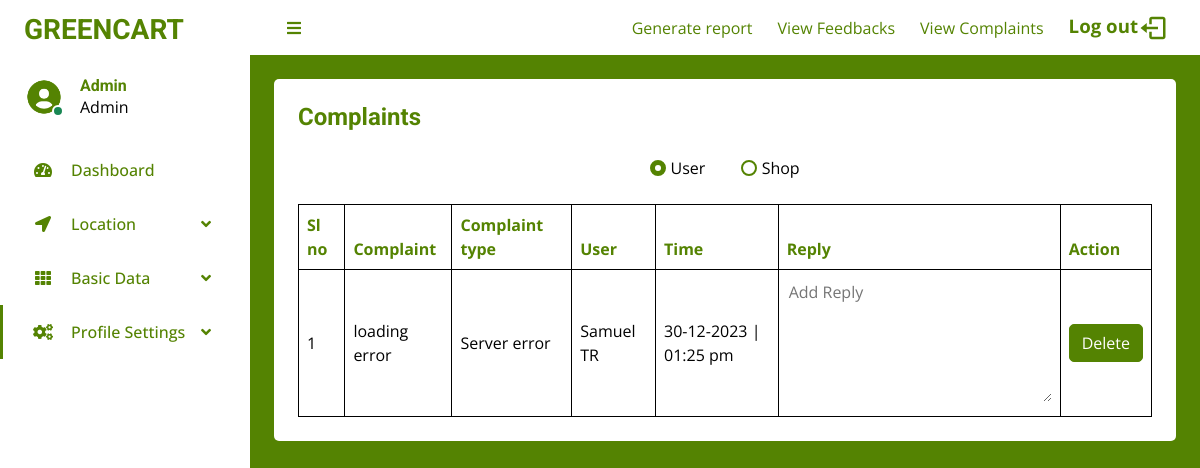
The page /Project/Admin/AdminComplaint.php (signed in) on the database its author committed.
### tables this page shows
CREATE TABLE `tbl_admin_complaint` (
  `admin_complaint_id` int(11) NOT NULL,
  `admin_complaint_content` varchar(500) NOT NULL,
  `admin_complaint_reply` varchar(500) NOT NULL,
  `admin_complaint_time` varchar(100) NOT NULL,
  `admin_complaint_del_status` tinyint(4) NOT NULL,
  `complaint_type_id` int(11) NOT NULL,
  `user_id` int(11) NOT NULL,
  `shop_id` int(11) NOT NULL
);

CREATE TABLE `tbl_complaint_type` (
  `complaint_type_id` int(11) NOT NULL,
  `complaint_type_name` varchar(100) NOT NULL,
  `complaint_type_status` tinyint(4) NOT NULL,
  `complaint_type_del_status` tinyint(4) NOT NULL
);

CREATE TABLE `tbl_user` (
  `user_id` int(11) NOT NULL,
  `user_name` varchar(100) NOT NULL,
  `user_gender` varchar(10) NOT NULL,
  `user_dob` date NOT NULL,
  `user_address` varchar(500) NOT NULL,
  `user_pincode` int(11) NOT NULL,
  `user_photo` varchar(500) NOT NULL,
  `user_contactno` varchar(30) NOT NULL,
  `user_email` varchar(100) NOT NULL,
  `user_password` varchar(100) NOT NULL,
  `city_id` int(11) NOT NULL
);

### Project/Admin/AdminComplaint.php (the view, shortened to what this page needs)
<?php
include("../Assets/Connection/connection.php");
    ?>
    <?php
$selQuery = "select * from tbl_admin where admin_id =" . $_SESSION['admin_id'];
$result = $conn->query($selQuery);
$data = $result->fetch_assoc();
    ?>
<!DOCTYPE html>
<html lang="en">
<head>
    <link href='https://unpkg.com/boxicons@2.1.4/css/boxicons.min.css' rel='stylesheet'>
    <link href="https://cdnjs.cloudflare.com/ajax/libs/font-awesome/5.10.0/css/all.min.css" rel="stylesheet">
    <link href="https://cdn.jsdelivr.net/npm/bootstrap-icons@1.4.1/font/bootstrap-icons.css" rel="stylesheet">
    <link href="../Assets//Template//AdminTemplate//darkpan-1.0.0//lib/owlcarousel/assets/owl.carousel.min.css"
        rel="stylesheet">
    <link
        href="../Assets//Template//AdminTemplate//darkpan-1.0.0//lib/tempusdominus/css/tempusdominus-bootstrap-4.min.css"
        rel="stylesheet" />
    <link href="../Assets//Template//AdminTemplate//darkpan-1.0.0//css/bootstrap.min.css" rel="stylesheet">
    <link rel="stylesheet" href="../Assets//Template//AdminTemplate//darkpan-1.0.0//css//style.css">
</head>
<body>
    <div class="container-fluid position-relative d-flex p-0">
        <?php include('../Assets/components/Admin/SideBar.php') ?>
        <div class="content" style="background: #548302;">
            <?php include('../Assets/components/Admin/NavBar.php') ?>
            <div class="container-fluid pt-4 px-4">
                <div class="text-center rounded p-4" style="background: #fff;">
                    <div class="d-flex align-items-center justify-content-between mb-4">
                        <h6 class="mb-0" style="color: #548302;font-size: 18pt;">Complaints</h6>
                    </div>
                    <div class="mb-4">
                        <input type="radio" onclick="ViewUserOrShopComplaints(this.value)" id="" value="1"
                            name="radio_userOrshop" class="form-check-input" checked>
                        <label class="form-check-label" for="flexRadioDefault1" style="padding-right: 2em;">
                            User
                        </label>
                        <input type="radio" onclick="ViewUserOrShopComplaints(this.value)" id="" value="2"
                            name="radio_userOrshop" class="form-check-input">
                        <label class="form-check-label" for="flexRadioDefault1">
                            Shop
                        </label>
                    </div>
                    <div class="table-responsive" id="ViewUserOrShopComplaints">
                        <table class="table text-start align-middle table-bordered table-hover mb-0">
                            <thead>
                                <tr class="" style="color: #548302;">
                                    <th scope="col">Sl no</th>
                                    <th scope="col">Complaint</th>
                                    <th scope="col">Complaint type</th>
                                    <th scope="col">User</th>
                                    <th scope="col">Time</th>
                                    <th scope="col">Reply</th>
                                    <th scope="col">Action</th>
                                </tr>
                            </thead>
                            <tbody>
                                <?php
                                $selQuery = "select * from tbl_admin_complaint ac inner join tbl_complaint_type ct
                                on ac.complaint_type_id=ct.complaint_type_id
                                left join tbl_user u on ac.user_id=u.user_id
                                 where admin_complaint_del_status != 1 and shop_id=0";
                                $result = $conn->query($selQuery);
                                if ($result->num_rows) {
                                    $i = 0;
                                    while ($row = $result->fetch_assoc()) {
                                        $i++;
                                        ?>
                                        <tr>
                                        <td>
                                            <?php echo $i ?>
                                        </td>
                                        <td>
                                            <?php echo $row['admin_complaint_content'] ?>
                                        </td>
                                        <td>
                                            <?php echo $row['complaint_type_name'] ?>
                                        </td>
                                        <td>
                                            <?php echo $row['user_name'] ?>
                                        </td>
                                        <td>
                                            <?php
                                            $currentTime = $row['admin_complaint_time'];
                                            $time = date_format(date_create($currentTime), 'd-m-Y | h:i a');
                                            echo $time;
                                            ?>
                                        </td>
                                        <td>
                                            <textarea style="border: none;outline: none;" name="txt_admin_complaint_reply" id=""
                                                cols="30" rows="5" placeholder="Add Reply"
                                                oninput="addReply(<?php echo $row['admin_complaint_id'] ?>,this.value)"><?php echo $row['admin_complaint_reply'] ?></textarea>
                                        </td>
                                        <td>
                                            <a class="btn btn-primary"
                                                href="./AdminComplaint.php?cidD=<?php echo $row['admin_complaint_id'] ?>">Delete</a>
                                        </td>
                                        </tr>
                                        <?php
                                    }
                                } else {
                                    ?>
                                    <tr>
                                        <th colspan="7" style="text-align: center;">No data available</th>
                                    </tr>
                                    <?php
                                }
                                ?>
                            </tbody>
                        </table>
                    </div>
                </div>
            </div>
            <br>
            <br>
            <br>
            <br>
        </div>
    </div>
</body>
</html>

### Project/Assets/components/Admin/SideBar.php (shortened to what this page needs)
<div class="sidebar pe-4 pb-3" style="background: #fff;">
            <nav class="navbar">
                <a href="index.html" class="navbar-brand mx-4 mb-3">
                    <h3 class="" style="color: #548302;">GREENCART</h3>
                </a>
                <div class="d-flex align-items-center ms-4 mb-4">
                    <div class="position-relative">
                        <img class="rounded-circle" src="../Assets//Template//AdminTemplate//darkpan-1.0.0//img/user.jpg" alt="" style="width: 40px; height: 40px;">
                        <div class="bg-success rounded-circle border border-2 border-white position-absolute end-0 bottom-0 p-1"></div>
                    </div>
                    <div class="ms-3">
                        <h6 class="mb-0" style="color: #548302;">
                            <?php echo $data['admin_name']; ?>
                        </h6>
                        <span>Admin</span>
                    </div>
                </div>
                <div class="navbar-nav w-100">
                    <a href="./AdminHomePage.php" class="nav-item nav-link"><i class="fa fa-tachometer-alt me-2"></i>Dashboard</a>
                    <div class="nav-item dropdown">
                        <a href="#" class="nav-link dropdown-toggle" data-bs-toggle="dropdown"><i class="fa fa-location-arrow me-2"></i>Location</a>
                    </div>
                    <div class="nav-item dropdown">
                        <a href="#" class="nav-link dropdown-toggle" data-bs-toggle="dropdown"><i class="fa fa-th me-2"></i>Basic Data</a>
                    </div>
                    <div class="nav-item dropdown">
                        <a href="#" class="nav-link dropdown-toggle active" data-bs-toggle="dropdown"><i class="fa fa fa-cogs me-2"></i>Profile Settings</a>
                    </div>
                    <a href="" class="nav-item nav-link">
                    </a>
                </div>
            </nav>
        </div>

### Project/Assets/Template/AdminTemplate/darkpan-1.0.0/css/style.css (style rules this page uses)
:root { --primary: #548302; --secondary: #fff; --light: #548302;; }
.btn { transition: .5s; }
.sidebar { position: fixed; top: 0; left: 0; bottom: 0; width: 250px; height: 100vh; overflow-y: auto; background: var(--secondary); transition: 0.5s; z-index: 999; }
.content { margin-left: 250px; min-height: 100vh; background: var(--dark); transition: 0.5s; }
@media (min-width: 992px) { .sidebar { margin-left: 0; } }
@media (min-width: 992px) { .content { width: calc(100% - 250px); } }
.sidebar .navbar .navbar-nav .nav-link { padding: 7px 20px; color: var(--light); font-weight: 500; border-left: 3px solid var(--secondary); border-radius: 0 30px 30px 0; outline: none; }
.sidebar .navbar .navbar-nav .nav-link:hover, .sidebar .navbar .navbar-nav .nav-link.active { color: var(--primary); background: var(--dark); border-color: var(--primary); }
.sidebar .navbar .navbar-nav .nav-link i { width: 40px; height: 40px; display: inline-flex; align-items: center; justify-content: center; background: var(--dark); border-radius: 40px; }
.sidebar .navbar .navbar-nav .nav-link:hover i, .sidebar .navbar .navbar-nav .nav-link.active i { background: var(--secondary); }
.sidebar .navbar .dropdown-toggle::after { position: absolute; top: 15px; right: 15px; border: none; content: "\f107"; font-family: "Font Awesome 5 Free"; font-weight: 900; transition: .5s; }

### rows shown on the page
tbl_admin_complaint: admin_complaint_content "loading error", complaint_type.complaint_type_name "Server error", user.user_name "Samuel TR", admin_complaint_time "30-12-2023 | 01:25 pm", txt_admin_complaint_reply "Add Reply"

### other values the page prints
$data['admin_name'] "Admin"
